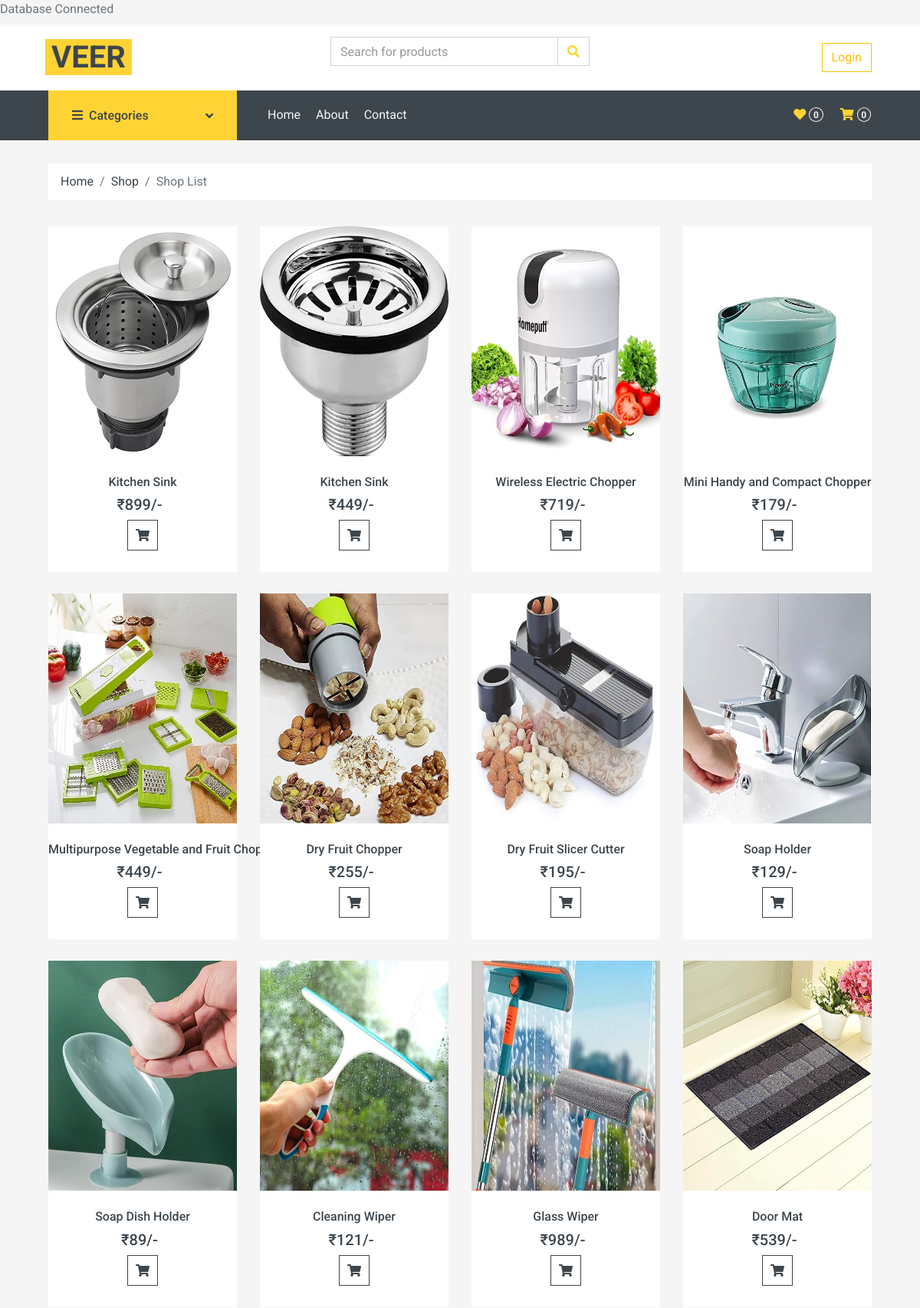
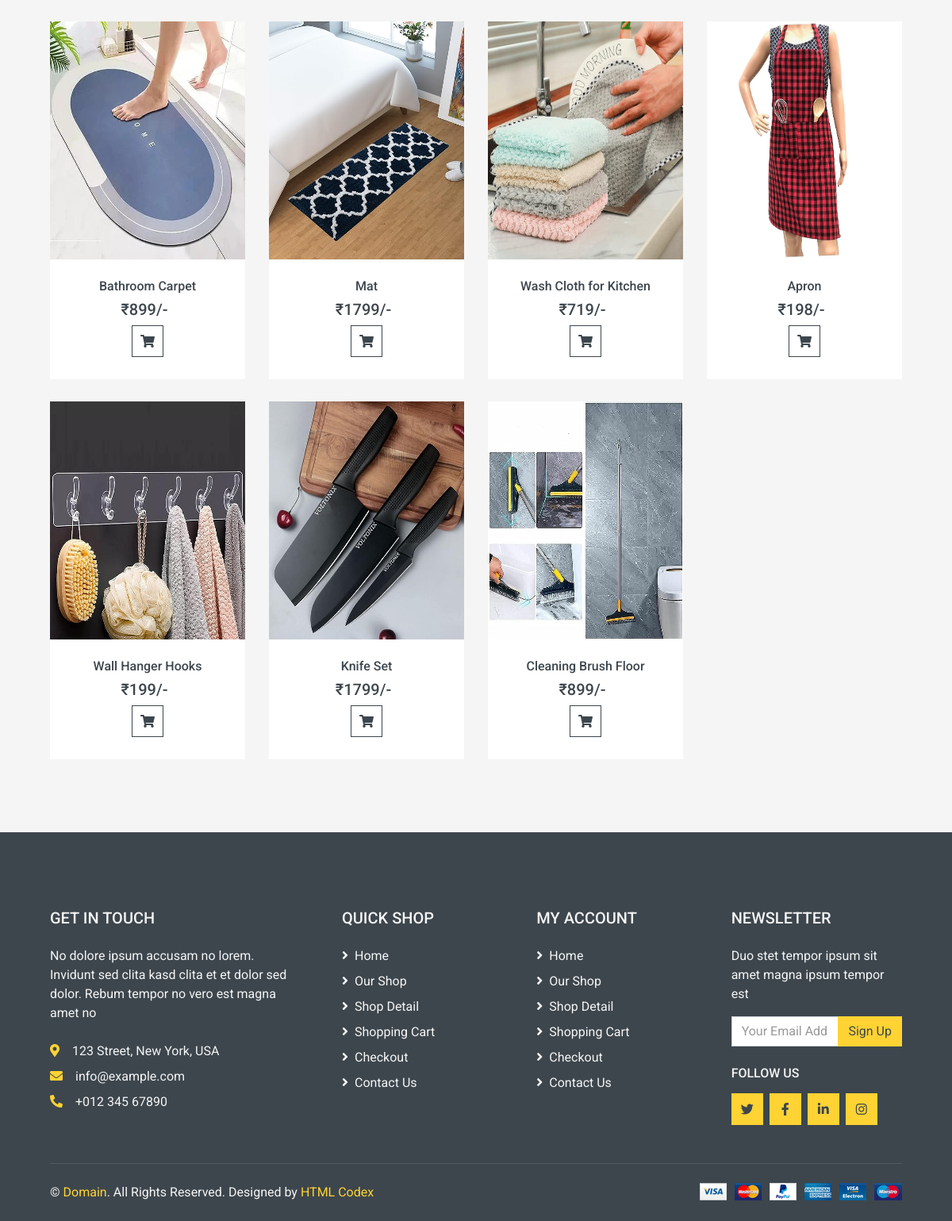
Page /shop.php?sid=1 on the committed database (2 pictures, top to bottom).
### tables this page shows
CREATE TABLE `product` (
  `id` int(11) NOT NULL,
  `cid` int(11) NOT NULL,
  `cname` varchar(255) NOT NULL,
  `name` varchar(255) NOT NULL,
  `image` varchar(255) NOT NULL,
  `description` text NOT NULL,
  `quantity` int(11) NOT NULL,
  `mrp` int(11) NOT NULL,
  `discount` int(11) NOT NULL
);

### shop.php (the view, shortened to what this page needs)
<!DOCTYPE html>
<html lang="en">
<head>
    <link href="https://cdnjs.cloudflare.com/ajax/libs/font-awesome/5.10.0/css/all.min.css" rel="stylesheet">
    <link href="lib/animate/animate.min.css" rel="stylesheet">
    <link href="lib/owlcarousel/assets/owl.carousel.min.css" rel="stylesheet">
    <link href="css/style.css" rel="stylesheet">
</head>
<body>
    <?php
        include("header.php");
    ?>
    <div class="container-fluid">
        <div class="row px-xl-5">
            <div class="col-12">
                <nav class="breadcrumb bg-light mb-30">
                    <a class="breadcrumb-item text-dark" href="#">Home</a>
                    <a class="breadcrumb-item text-dark" href="#">Shop</a>
                    <span class="breadcrumb-item active">Shop List</span>
                </nav>
            </div>
        </div>
    </div>
    <div class="container-fluid">
        <div class="row px-xl-5">
            <div class="col-lg-12 col-md-12">
                <div class="row pb-3">
                    <div class="col-12 pb-1">
                    </div>
                    <?php
                        $id=$_GET['sid'];
                        $sql = "select * from product where cid='$id' ";
                        $a = mysqli_query($con,$sql);
                        while($rw=mysqli_fetch_assoc($a))
                            {
                    ?>
                    <div class="col-lg-3 col-md-6 col-sm-6 pb-1">
                        <form action="" method="post">
                        <div class="product-item bg-light mb-4">
                            <div class="product-img position-relative overflow-hidden">
                                <img class="img-fluid w-100" src="admin/pages/forms/pics/<?php echo $rw['image'];?>" alt="" style="height:300px;">
                                <div class="product-action">
                                </div>
                            </div>
                            <div class="text-center py-4">
                                <a class="h6 text-decoration-none text-truncate" href="detail.php?did=<?php echo $rw['id'];?>"><?php echo $rw['name'];?></a>
                                <div class="d-flex align-items-center justify-content-center mt-2">
                                    <h5>₹<?php echo $rw['mrp'];?>/-</h5><h6 class="text-muted ml-2"><del></del></h6>
                                </div>
                                <div class="d-flex align-items-center justify-content-center mb-1">
                                <button class="btn btn-outline-dark btn-square" name="addcart"><i class="fa fa-shopping-cart"></i></button>
                                </div>
                            </div>
                        </div>
                        </form>
                    </div>
                    <?php
                        }
                    ?>
                </div>
            </div>
        </div>
    </div>
    <?php
        include("footer.php");
    ?>
</body>
</html>

### header.php (shortened to what this page needs)
<div class="container-fluid">
    <div class="row bg-secondary py-1 px-xl-5">
    </div>
    <div class="row align-items-center bg-light py-3 px-xl-5 d-none d-lg-flex">
        <div class="col-lg-4">
            <a href="" class="text-decoration-none">
                <span class="h1 text-uppercase text-dark bg-primary px-2 ml-n1">Veer</span>
            </a>
        </div>
        <div class="col-lg-4 col-6 text-left">
            <form action="">
                <div class="input-group">
                    <input type="text" class="form-control" placeholder="Search for products">
                    <div class="input-group-append">
                        <span class="input-group-text bg-transparent text-primary">
                            <i class="fa fa-search"></i>
                        </span>
                    </div>
                </div>
            </form>
        </div>
        <div class="col-lg-4 col-6 text-right">
            <?php
                if(isset($_SESSION['email']) && $_SESSION['email']==true)
                {
                    $user=true;
                }
                else
                {
                    $user=false;
                }
                    if(!$user)
                    {
            ?>
            <div class="btn-group">
                <a href="login.php"><button type="button" class="btn btn-md btn-outline-warning">Login</button></a>
            </div>
            <?php
                    }
                else
                {
            ?>
            <div class="btn-group">
                <a href="logout.php"><button type="button" class="btn btn-sm btn-warning">Logout</button></a>
            </div>
            <?php
                }
            ?>
        </div>
    </div>
</div>
<div class="container-fluid bg-dark mb-30">
    <div class="row px-xl-5">
        <div class="col-lg-3 d-none d-lg-block">
            <a class="btn d-flex align-items-center justify-content-between bg-primary w-100" data-toggle="collapse" href="#navbar-vertical" style="height: 65px; padding: 0 30px;">
                <h6 class="text-dark m-0"><i class="fa fa-bars mr-2"></i>Categories</h6>
                <i class="fa fa-angle-down text-dark"></i>
            </a>
        </div>
        <div class="col-lg-9">
            <nav class="navbar navbar-expand-lg bg-dark navbar-dark py-3 py-lg-0 px-0">
                <div class="collapse navbar-collapse justify-content-between" id="navbarCollapse">
                    <div class="navbar-nav mr-auto py-0">
                        <a href="index.php" class="nav-item nav-link ">Home</a>
                        <a href="index.php" class="nav-item nav-link ">About</a>
                        <a href="contact.php" class="nav-item nav-link">Contact</a>
                    </div>
                    <div class="navbar-nav ml-auto py-0 d-none d-lg-block">
                        <a href="" class="btn px-0">
                            <i class="fas fa-heart text-primary"></i>
                            <span class="badge text-secondary border border-secondary rounded-circle" style="padding-bottom: 2px;">0</span>
                        </a>
                        <?php
                            $count=0;
                        ?>
                        <a href="cart.php" class="btn px-0 ml-3">
                            <i class="fas fa-shopping-cart text-primary"></i>
                            <span class="badge text-secondary border border-secondary rounded-circle" style="padding-bottom: 2px;"><?php echo $count ?></span>
                        </a>
                    </div>
                </div>
            </nav>
        </div>
    </div>
</div>

### footer.php (shortened to what this page needs)
<div class="container-fluid bg-dark text-secondary mt-5 pt-5">
    <div class="row px-xl-5 pt-5">
        <div class="col-lg-4 col-md-12 mb-5 pr-3 pr-xl-5">
            <h5 class="text-secondary text-uppercase mb-4">Get In Touch</h5>
            <p class="mb-4">No dolore ipsum accusam no lorem. Invidunt sed clita kasd clita et et dolor sed dolor. Rebum tempor no vero est magna amet no</p>
            <p class="mb-2"><i class="fa fa-map-marker-alt text-primary mr-3"></i>123 Street, New York, USA</p>
            <p class="mb-2"><i class="fa fa-envelope text-primary mr-3"></i>info@example.com</p>
            <p class="mb-0"><i class="fa fa-phone-alt text-primary mr-3"></i>+012 345 67890</p>
        </div>
        <div class="col-lg-8 col-md-12">
            <div class="row">
                <div class="col-md-4 mb-5">
                    <h5 class="text-secondary text-uppercase mb-4">Quick Shop</h5>
                    <div class="d-flex flex-column justify-content-start">
                        <a class="text-secondary mb-2" href="#"><i class="fa fa-angle-right mr-2"></i>Home</a>
                        <a class="text-secondary mb-2" href="#"><i class="fa fa-angle-right mr-2"></i>Our Shop</a>
                        <a class="text-secondary mb-2" href="#"><i class="fa fa-angle-right mr-2"></i>Shop Detail</a>
                        <a class="text-secondary mb-2" href="#"><i class="fa fa-angle-right mr-2"></i>Shopping Cart</a>
                        <a class="text-secondary mb-2" href="#"><i class="fa fa-angle-right mr-2"></i>Checkout</a>
                        <a class="text-secondary" href="#"><i class="fa fa-angle-right mr-2"></i>Contact Us</a>
                    </div>
                </div>
                <div class="col-md-4 mb-5">
                    <h5 class="text-secondary text-uppercase mb-4">My Account</h5>
                    <div class="d-flex flex-column justify-content-start">
                        <a class="text-secondary mb-2" href="#"><i class="fa fa-angle-right mr-2"></i>Home</a>
                        <a class="text-secondary mb-2" href="#"><i class="fa fa-angle-right mr-2"></i>Our Shop</a>
                        <a class="text-secondary mb-2" href="#"><i class="fa fa-angle-right mr-2"></i>Shop Detail</a>
                        <a class="text-secondary mb-2" href="#"><i class="fa fa-angle-right mr-2"></i>Shopping Cart</a>
                        <a class="text-secondary mb-2" href="#"><i class="fa fa-angle-right mr-2"></i>Checkout</a>
                        <a class="text-secondary" href="#"><i class="fa fa-angle-right mr-2"></i>Contact Us</a>
                    </div>
                </div>
                <div class="col-md-4 mb-5">
                    <h5 class="text-secondary text-uppercase mb-4">Newsletter</h5>
                    <p>Duo stet tempor ipsum sit amet magna ipsum tempor est</p>
                    <form action="">
                        <div class="input-group">
                            <input type="text" class="form-control" placeholder="Your Email Address">
                            <div class="input-group-append">
                                <button class="btn btn-primary">Sign Up</button>
                            </div>
                        </div>
                    </form>
                    <h6 class="text-secondary text-uppercase mt-4 mb-3">Follow Us</h6>
                    <div class="d-flex">
                        <a class="btn btn-primary btn-square mr-2" href="#"><i class="fab fa-twitter"></i></a>
                        <a class="btn btn-primary btn-square mr-2" href="#"><i class="fab fa-facebook-f"></i></a>
                        <a class="btn btn-primary btn-square mr-2" href="#"><i class="fab fa-linkedin-in"></i></a>
                        <a class="btn btn-primary btn-square" href="#"><i class="fab fa-instagram"></i></a>
                    </div>
                </div>
            </div>
        </div>
    </div>
    <div class="row border-top mx-xl-5 py-4" style="border-color: rgba(256, 256, 256, .1) !important;">
        <div class="col-md-6 px-xl-0">
            <p class="mb-md-0 text-center text-md-left text-secondary">
                &copy; <a class="text-primary" href="#">Domain</a>. All Rights Reserved. Designed
                by
                <a class="text-primary" href="https://htmlcodex.com">HTML Codex</a>
            </p>
        </div>
        <div class="col-md-6 px-xl-0 text-center text-md-right">
            <img class="img-fluid" src="img/payments.png" alt="">
        </div>
    </div>
</div>

### rows in the picture
product: image (picture), name "Kitchen Sink", mrp "899"
product: image (picture), name "Kitchen Sink", mrp "449"
product: image (picture), name "Wireless Electric Chopper", mrp "719"
product: image (picture), name "Mini Handy and Compact Chopper", mrp "179"
product: image (picture), name "Multipurpose Vegetable and Fruit Chopper", mrp "449"
product: image (picture), name "Dry Fruit Chopper", mrp "255"
product: image (picture), name "Dry Fruit Slicer Cutter", mrp "195"
product: image (picture), name "Soap Holder", mrp "129"
product: image (picture), name "Soap Dish Holder", mrp "89"
product: image (picture), name "Cleaning Wiper", mrp "121"
product: image (picture), name "Glass Wiper", mrp "989"
product: image (picture), name "Door Mat", mrp "539"
product: image (picture), name "Bathroom Carpet", mrp "899"
product: image (picture), name "Mat", mrp "1799"
product: image (picture), name "Wash Cloth for Kitchen", mrp "719"
product: image (picture), name "Apron", mrp "198"
product: image (picture), name "Wall Hanger Hooks", mrp "199"
product: image (picture), name "Knife Set", mrp "1799"
product: image (picture), name "Cleaning Brush Floor", mrp "899"

### other values in the picture
$count "0"
